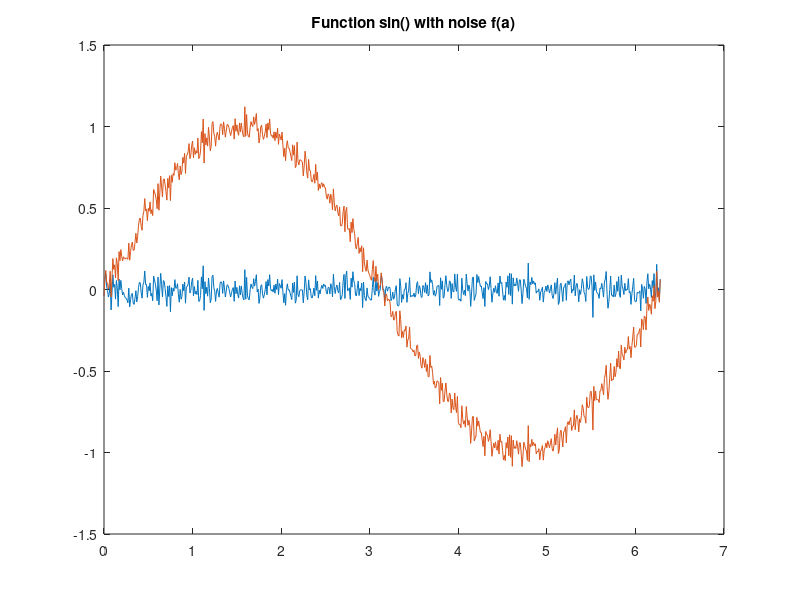

MATLAB code for this plot:
function ff= fun_with_noise 
 a = 0:0.01:2*pi;  
 b = a.^2;  
 c = a.^3;  
 d = a.^4;  
 e = sin(a);  
 f = 0.05*randn(size(a));
 plot(a,f);% will plot the noise f(a)
 (hold);
 plot(a,e+f);% will plot sin(a) with noise
 title('Function sin() with noise f(a)');
end
